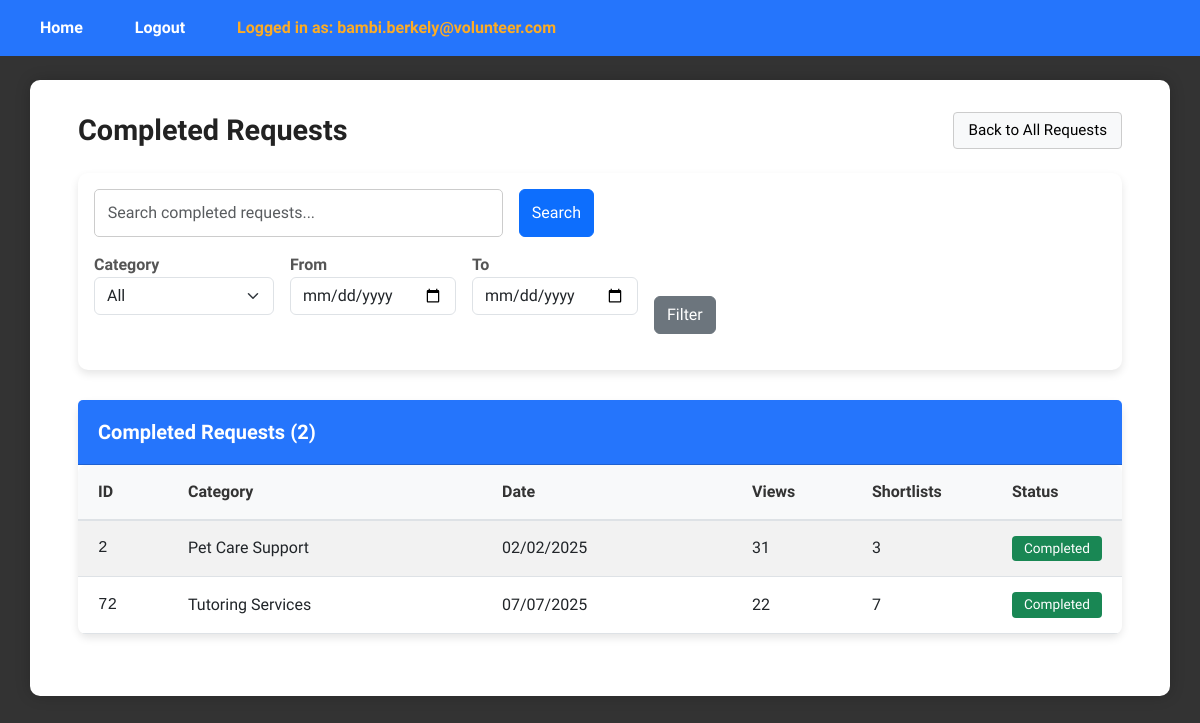
Screenshot of /ViewCompletedRequestsPage (signed in) with the database file from the repository.
### tables this page shows
CREATE TABLE request (
    request_id INTEGER PRIMARY KEY AUTOINCREMENT,
    pin_user_id INT,
    csrrep_user_id INT DEFAULT NULL,
    category_id INT,
    request_status BOOLEAN, --0 means uncompleted, 1 means completed
    request_date DATETIME,
    request_view_count INT,
    request_shortlist_count INT,
    FOREIGN KEY (pin_user_id) REFERENCES user(user_id),
    FOREIGN KEY (csrrep_user_id) REFERENCES user(user_id),
    FOREIGN KEY (category_id) REFERENCES category(category_id)
);

CREATE TABLE category (
    category_id INTEGER PRIMARY KEY AUTOINCREMENT,
    category_name VARCHAR(30),
    category_desc TEXT
);

### app.py (the view, shortened to what this page needs)
@app.route("/ViewCompletedRequestsPage", methods=["GET", "POST"])
def viewCompletedRequestsPage():
    if 'email' not in session or session.get('role_id') != 3:
        return redirect(url_for('login'))
    pin_user_id = session['user_id']
    view_completed_requests_controller = ViewCompletedRequestsController()
    search_controller = SearchCompletedRequestsController(pin_user_id)
    filter_controller = FilterCompletedRequests()
    keyword = (request.args.get('request_keyword') or "").strip()
    action = request.args.get('action')
    selected_category = (request.args.get('category_id') or "").strip()
    start_date = (request.args.get('start_date') or "").strip()
    end_date = (request.args.get('end_date') or "").strip()
    completed_requests = view_completed_requests_controller.viewCompletedRequests(pin_user_id)
    if action == "search" and keyword:
        completed_requests = search_controller.searchCompletedRequests(pin_user_id, keyword)
    base_completed_requests = completed_requests
    categories = {}
    for r in base_completed_requests:
        if getattr(r, "category_id", None) is not None:
            categories[r.category_id] = r.category_name
    return render_template(
        "pin/ViewCompletedRequestsPage.html",
        completed_requests=completed_requests,
        search_term=keyword,
        categories=categories,
        selected_category=selected_category,
        start_date=start_date,
        end_date=end_date
    )

### controllers/pin/ViewCompletedRequestsController.py (called while the page is built)
    def viewCompletedRequests(self, pin_user_id):
        request = Request()
        return request.viewCompletedRequests(pin_user_id)

### database/database_management.py (called while the page is built)
def dbConnection():
    return sqlite3.connect("database/volunteer_system.db")

### entities/Request.py (called while the page is built)
    def viewCompletedRequests(self, pin_user_id):
        conn = database_management.dbConnection()
        conn.row_factory = sqlite3.Row
        cursor = conn.cursor()
        cursor.execute("""
        SELECT * FROM request r LEFT JOIN category c ON r.category_id = c.category_id WHERE r.pin_user_id = ? AND r.request_status = 1
        """, (pin_user_id,))
        rows = cursor.fetchall()
        conn.close()
        return [Request(**dict(row)) for row in rows] if rows else []

### templates/pin/ViewCompletedRequestsPage.html (shortened to what this page needs)
{% extends "layout.html" %}
{% block content %}
<div class="dashboard-wrapper">
  <div class="dashboard-container">
    <div class="d-flex justify-content-between align-items-center mb-4">
      <h1 class="m-0">Completed Requests</h1>
      <div class="d-flex align-items-center gap-3">
        <a href="{{ url_for('viewRequestPage') }}" class="plain-btn">Back to All Requests</a>
      </div>
    </div>
    <form method="GET" class="mb-4">
      <div class="card p-3">
        <div class="d-flex gap-3 mb-3" style="max-width: 500px;">
          <input
            id="requestKeywordInput"
            type="text"
            name="request_keyword"
            class="form-control"
            placeholder="Search completed requests..."
            value="{{ search_term or '' }}"
          >
          <button type="submit" name="action" value="search" class="btn btn-primary">
            Search
          </button>
        </div>
        <div class="d-flex flex-wrap gap-3 align-items-end">
          <div>
            <label class="form-label m-0 fw-semibold">Category</label>
           <select name="category_id" class="form-select" style="width: 180px;">
            <option value="">All</option>
          </select>
          </div>
          <div>
            <label class="form-label m-0 fw-semibold">From</label>
            <input
              type="date"
              name="start_date"
              class="form-control"
              value="{{ start_date or '' }}"
            >
          </div>
          <div>
            <label class="form-label m-0 fw-semibold">To</label>
            <input
              type="date"
              name="end_date"
              class="form-control"
              value="{{ end_date or '' }}"
            >
          </div>
          <button
            type="submit"
            name="action"
            value="filter"
            class="btn btn-secondary"
          >
            Filter
          </button>
        </div>
      </div>
    </form>
    {% if not completed_requests %}
      <div class="card">
        <div class="card-body">
          <p class="m-0">You don’t have any completed requests yet.</p>
        </div>
      </div>
    {% else %}
      <div class="card">
        <div class="card-header d-flex justify-content-between align-items-center">
          <h5 class="m-0">Completed Requests ({{ completed_requests|length }})</h5>
        </div>
        <div class="card-body p-0">
          <div class="table-responsive">
            <table class="table table-striped table-hover m-0 align-middle">
              <thead class="table-light">
                <tr>
                  <th style="width: 90px;">ID</th>
                  <th>Category</th>
                  <th style="width: 160px;">Date</th>
                  <th style="width: 120px;">Views</th>
                  <th style="width: 140px;">Shortlists</th>
                  <th style="width: 130px;">Status</th>
                </tr>
              </thead>
              <tbody>
                {% for r in completed_requests %}
                <tr>
                  <td class="text-monospace">{{ r.request_id }}</td>
                  <td>{{ r.category_name }}</td>
                  <td>{{ r.request_date }}</td>
                  <td>{{ r.request_view_count }}</td>
                  <td>{{ r.request_shortlist_count }}</td>
                  <td><span class="badge bg-success">Completed</span></td>
                </tr>
                {% endfor %}
              </tbody>
            </table>
          </div>
        </div>
      </div>
    {% endif %}
  </div>
</div>
{% endblock %}

### static/css/styles.css (style rules this page uses)
body { font-family: "Stack Sans Headline", system-ui, 'Trebuchet MS', "Segoe UI", Geneva, Verdana, sans-serif; background: #333; color: #333; margin: 0; padding: 0; min-height: 100vh; }
h1 { text-align: center; margin-bottom: 1.5rem; color: #222; font-weight: 700; font-size: 1.8rem; }
form div { margin-bottom: 1.2rem; }
label { display: block; margin-bottom: 0.4rem; font-weight: 600; color: #555; }
input[type="email"], input[type="password"], input[type="text"] { width: 100%; padding: 0.7rem 0.8rem; border-radius: 5px; border: 1.5px solid #ccc; font-size: 1rem; transition: border-color 0.3s ease; box-sizing: border-box; }
.card { box-shadow: 0 4px 8px rgba(0,0,0,0.1); border-radius: 10px; border: none; margin-bottom: 30px; background: #fff; }
.card-header { background-color: #2575fc; color: white; padding: 20px; border-radius: 10px 10px 0 0; font-size: 1.2rem; }
.card-header h5 { margin: 0; font-weight: 600; }
.card-body { padding: 25px; }
.table-responsive { border-radius: 8px; overflow-x: auto; }
.table { margin-bottom: 0; width: 100%; border-collapse: collapse; table-layout: auto; }
.table thead th { padding: 15px 20px; font-weight: 600; border-bottom: 2px solid #dee2e6; white-space: nowrap; background-color: #f8f9fa; color: #333; text-align: left; }
.table tbody td { padding: 15px 20px; vertical-align: middle; border-bottom: 1px solid #dee2e6; white-space: nowrap; }
.table-striped tbody tr:nth-of-type(odd) { background-color: rgba(0,0,0,0.02); }
.table th, .table td { min-width: 100px; }
.table th:first-child, .table td:first-child { min-width: 30px; }
.table th:nth-child(2), .table td:nth-child(2) { min-width: 180px; }
.table th:nth-child(3), .table td:nth-child(3) { min-width: 250px; }
.badge { font-size: 0.85em; padding: 6px 12px; font-weight: 500; border-radius: 4px; display: inline-block; }
.plain-btn { background-color: #f8f9fa; border: 1px solid #ccc; color: #000; padding: 6px 14px; border-radius: 4px; font-size: 0.95rem; font-weight: 500; cursor: pointer; text-decoration: none; display: inline-block; transition: background-color 0.2s ease, border-color 0.2s ease; }

### templates/pin/ViewCompletedRequestsPage.html (style rules this page uses)
.text-monospace { font-family: ui-monospace, SFMono-Regular, Menlo, Monaco, Consolas, "Liberation Mono", "Courier New", monospace; }
.badge.bg-success { background-color: #28a745; color: white; }

### rows the page displays
request: request_id "2", category_name "Pet Care Support", request_date "02/02/2025", request_view_count "31", request_shortlist_count "3"
request: request_id "72", category_name "Tutoring Services", request_date "07/07/2025", request_view_count "22", request_shortlist_count "7"

### other values shown
{{ session.email }} "bambi.berkely@volunteer.com"
{{ completed_requests|length }} "2"
